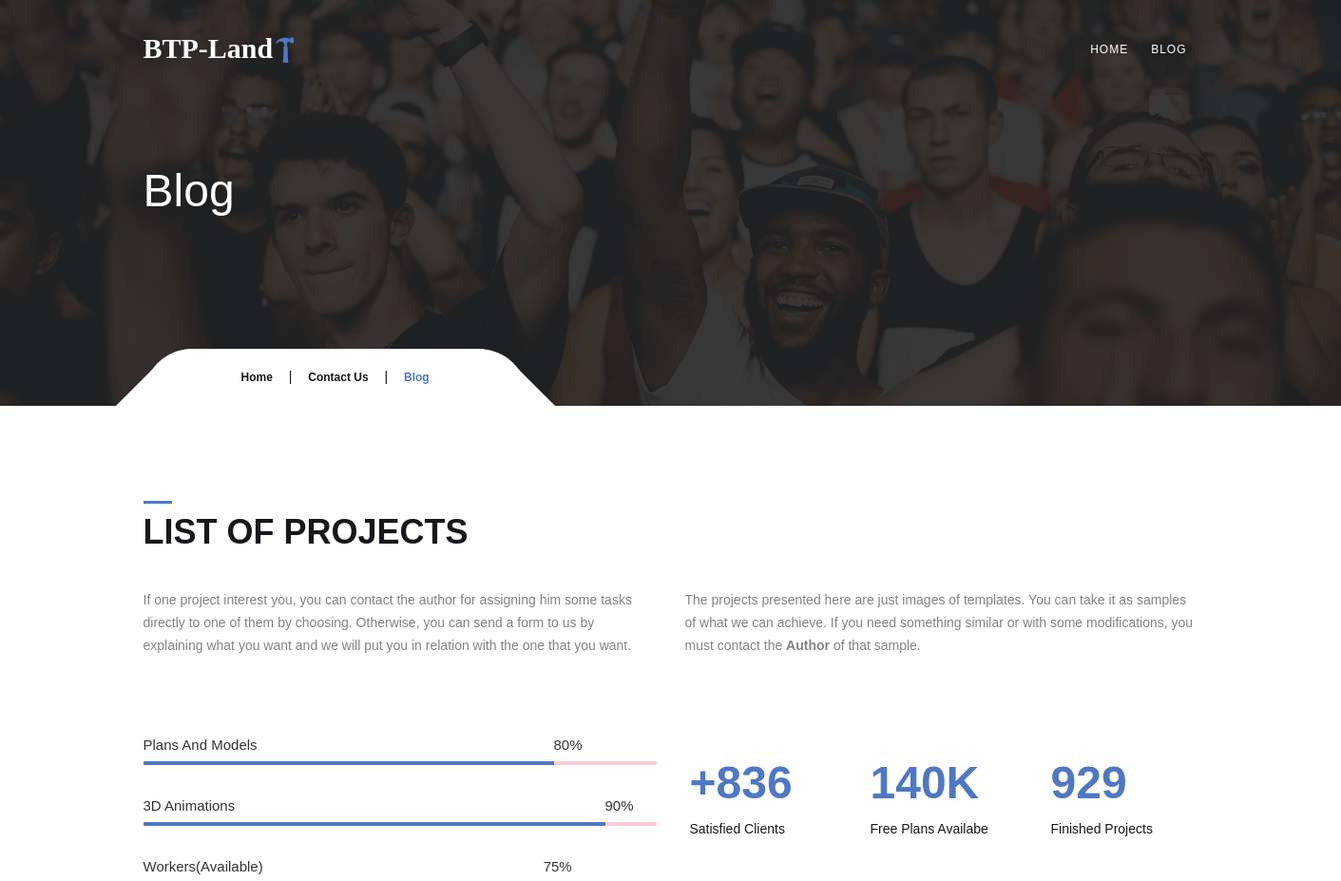
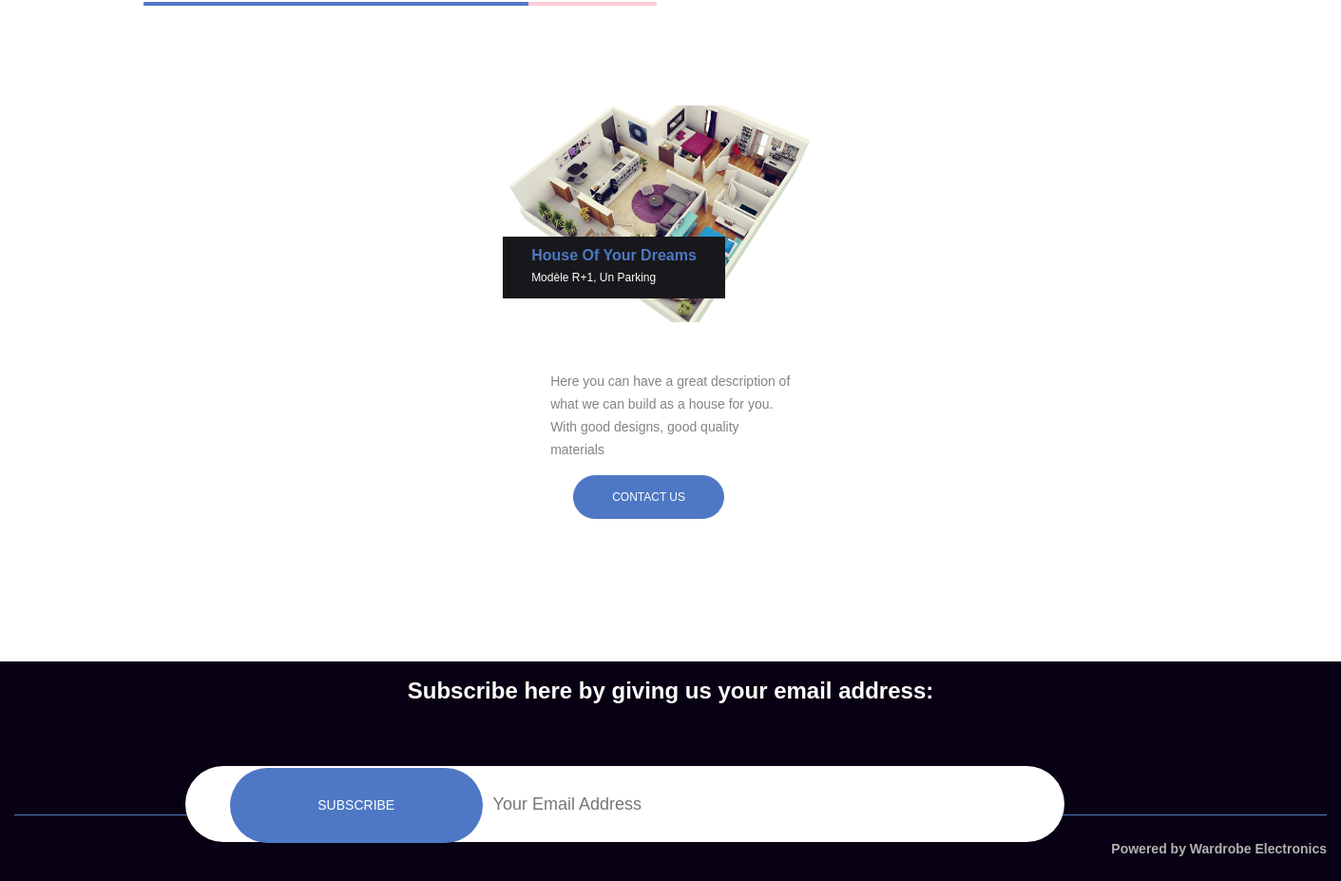
Screenshot of /blog/ with the database file from the repository (2 pictures, top to bottom).
### btp_land/models.py (models this page shows, shortened)
class Project(models.Model):
    name = models.CharField(max_length=100)
    email = models.CharField(max_length=100)
    details = models.CharField(max_length=150)
    image = models.ImageField(upload_to ='images/')
    description = models.TextField()

### btp_land/views.py (the view)
# urls.py: path('blog/', views.Blog, name='blog'),
def Blog(request):
    posted_projects = Project.objects.all
    return render(request, 'blog.html', {'posted_projects': posted_projects})

### Template/blog.html (shortened to what this page needs)
{% load static %}
<!DOCTYPE html>
<html lang="en">
<head>
    <link href="{% static "assets/css/bootstrap.min.css" %}" rel="stylesheet">
    <link href="{% static "assets/css/font-awesome.min.css" %}" rel="stylesheet">
    <link href="{% static "assets/css/et-line.css" %}" rel="stylesheet">
    <link href="{% static "assets/css/ionicons.min.css" %}" rel="stylesheet">
    <link href="{% static "assets/css/owl.carousel.min.css" %}" rel="stylesheet">
    <link href="{% static "assets/css/owl.theme.default.min.css" %}" rel="stylesheet">
    <link rel="stylesheet" href="{% static "assets/css/animate.min.css" %}">
    <link href="{% static "assets/css/main.css" %}" rel="stylesheet">
</head>
<body>
<header class="header navbar fixed-top navbar-expand-md">
    <div class="container">
        <a class="navbar-brand logo" href="#">
            <div style="display: inline-flex"><div class="logo-text">BTP-Land  </div><i class="ion-hammer" style="color:#4e78c5;font-size: 30px"></i></div>
        </a>
        <div class="collapse navbar-collapse flex-sm-row-reverse" id="headernav">
            <ul class=" nav navbar-nav menu">
                <li class="nav-item">
                    <a class="nav-link active" href="#">Home</a>
                </li>
                <li class="nav-item">
                    <a class="nav-link " href="..">Blog</a>
                </li>
            </ul>
        </div>
    </div>
</header>
<section class="inner_cover parallax-window" data-parallax="scroll" data-image-src="{% static "assets/img/bg/inner_cover.png" %}">
    <div class="overlay_dark"></div>
    <div class="container">
        <div class="row justify-content-center align-items-center">
            <div class="col-12">
                <div class="inner_cover_content">
                    <h3>
                        Blog
                    </h3>
                </div>
            </div>
        </div>
        <div class="breadcrumbs">
            <ul>
                <li><a href="..">Home</a>  |  </li>
                <li><a href="..#contact">Contact Us</a> |  </li>
                <li><span>Blog</span></li>
            </ul>
        </div>
    </div>
</section>
<section class="pt100 pb100">
    <div class="container">
        <div class="section_title">
            <h3 class="title">
                List of Projects
            </h3>
        </div>
        <div class="row justify-content-center">
            <div class="col-12 col-md-6">
                <p>
                    If one project interest you, you can contact the author for assigning him some tasks directly to one of them by choosing. Otherwise, you can send a form to us by explaining what you want and we will put you in relation with the one that you want.
                </p>
            </div>
            <div class="col-12 col-md-6">
                <p>
                    The projects presented here are just images of templates. You can take it as samples of what we can achieve. If you need something similar or with some modifications, you must contact the <b>Author</b> of that sample.
                </p>
            </div>
        </div>
        <div class="row justify-content-center mt50">
            <div class="col-12 col-md-6">
                <div class="progress_container">
                    <div class="single_progressbar">
                        <div class="progress_text">
                            <span>Plans and Models</span>
                            <span class="progress_num" style="left:80%;">80%</span>
                        </div>
                        <div class="progress">
                            <div class="progress-bar" role="progressbar" data-transitiongoal="80" aria-valuenow="80" style="width: 80%;"></div>
                        </div>
                    </div>
                    <div class="single_progressbar">
                        <div class="progress_text">
                            <span>3D Animations</span>
                            <span class="progress_num" style="left:90%;">90%</span>
                        </div>
                        <div class="progress">
                            <div class="progress-bar" role="progressbar" data-transitiongoal="90" aria-valuenow="90" style="width: 90%;"></div>
                        </div>
                    </div>
                    <div class="single_progressbar">
                        <div class="progress_text">
                            <span>Workers(available)</span>
                            <span class="progress_num" style="left:78%;">75%</span>
                        </div>
                        <div class="progress">
                            <div class="progress-bar" role="progressbar" data-transitiongoal="75" aria-valuenow="75" style="width: 75%;"></div>
                        </div>
                    </div>
                </div>
            </div>
            <div class="col-12 col-md-6">
                <div class="row justify-content-center mt30">
                    <div class="col-12 col-md-4">
                        <div class="counter_box">
                           <span>+</span><span class="counter">836</span>
                            <h5>Satisfied clients</h5>
                        </div>
                    </div>
                    <div class="col-12 col-md-4">
                        <div class="counter_box">
                            <span class="counter">140</span><span>K</span>
                            <h5>Free plans Availabe</h5>
                        </div>
                    </div>
                    <div class="col-12 col-md-4">
                        <div class="counter_box">
                            <span class="counter">929</span>
                            <h5>Finished Projects</h5>
                        </div>
                    </div>
                </div>
            </div>
        </div>
    </div>
</section>
<section class="pb100">
    <div class="row justify-content-center no-gutters">
      {% for model in posted_projects%}
        <div class="col-md-3 col-sm-6">
            <div class="speaker_box">
                <a href="/forum/{{model.id}}"><div class="speaker_img">
                    <img src="/media/{{model.image}}" alt="Made by BTP-Land">
                    <div class="info_box">
                        <h5 class="name">{{model.name}}</h5>
                        <p class="position"> {{model.details}} </p>
                    </div>
                </div></a>
                <div class="speaker_social">
                    <p>
                        {{model.description}}
                    </p>
					<a href="#" class="btn btn-primary btn-rounded" style="margin-left:1.5rem">Contact us</a>
                </div>
            </div>
        </div>
       {% endfor %}
    </div>
</section>
<div class="copyright_footer">
    <h4 style="color:white;text-align: center">Subscribe here by giving us your email address:</h4>
        <div class="newsletter">
            <input type="text" class="newsletter-field" placeholder="Your Email Address"/>
            <button class="subscribe" type="submit">SUBSCRIBE</button>
        </div>
		<h6 style="color:#B1B1B1;text-align: right;padding-top:2em">Powered by Wardrobe Electronics</h6>
</div>
</body>
</html>

### rows the page displays
Project: image (picture), name "House Of Your Dreams", details "Modèle R+1, Un Parking", description "Here you can have a great description of what we can build as a house for you. With good designs, good quality materials"
